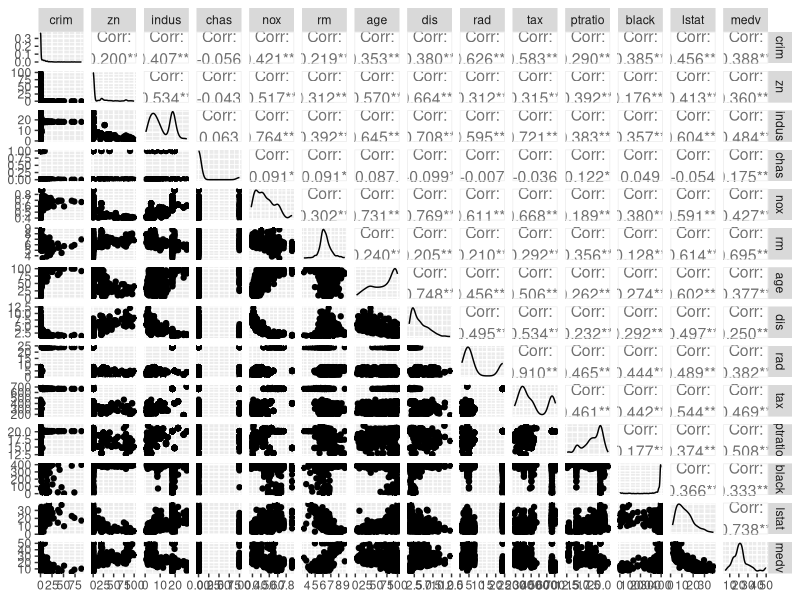

This figure's R source:
## ---- chunk 1
date()
## ---- chunk 2
# load the data 
library(MASS)

# dimensions
dim(Boston) # 506 observations by 14 variables

# structure
str(Boston) # a data.frame containing numerical data

# two of the variables are integers, let's check their unique values
unique(Boston$chas)
unique(Boston$rad)
## ---- chunk 3
# load libraries
library(ggplot2)
library(GGally)

# graphical overview of the data
ggpairs(Boston, upper = list(continuous = wrap("cor", size=4)))

# summaries
summary(Boston)
## ---- chunk 4
# standardize the data
boston_scaled <- as.data.frame(scale(Boston))

summary(boston_scaled)
## ---- chunk 5
# load dplyr
library(dplyr)

# create categories out of the numerical vector and use the quantiles as break points
bins <- quantile(boston_scaled$crim)

# create categorical variable 'crime' out of 'bins'
crime <- cut(boston_scaled$crim, breaks = bins, include.lowest = T)

# replace 'crim' with the categorical variable 'crime'
boston_scaled <- dplyr::select(boston_scaled, -crim) # remove 'crim'
boston_scaled <- data.frame(boston_scaled, crime) # add 'crime'

names(boston_scaled) # check the variable names again

# create training data set using 80% of the data
n <- nrow(boston_scaled) # number of rows in the data set
n80 <- sample(n, size = n * 0.8) # randomly choose 80% of the rows
train <- boston_scaled[n80,] # training set

# create test data set without crime variable
test <- boston_scaled[-n80,] 
crime_categs <- test$crime # save the crime categories into a new object
test <- dplyr::select(test, -crime) # remove variable crime 
